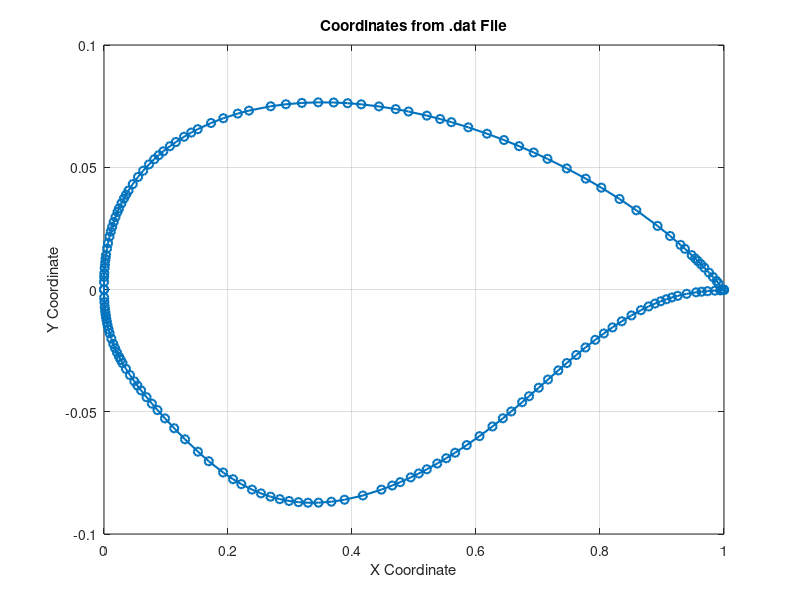

The MATLAB source for this figure:
data = load('A320-200_airfoil.dat'); % Replace 'filename.dat' with your file name

sorted_data = sortrows(data, 1); % Sort by the first column

% Find the greatest element in the first row
max_val = max(sorted_data(:, 1)); % Maximum value in the first row

% Divide all values in the sorted data by this maximum value
normalized_data = sorted_data / max_val;

% Separate rows based on the sign of y
positive_y = normalized_data(normalized_data(:, 2) > 0, :); % Rows where y > 0
negative_y = normalized_data(normalized_data(:, 2) < 0, :); % Rows where y < 0

% Sort positive_y rows in descending order of x
positive_y_sorted = sortrows(positive_y, 1);
positive_y_sorted(1,2) = 0;
positive_y_sorted(1,1) = 0;
positive_y_sorted(end,2) = 0;

% Sort negative_y rows in descending order of x
negative_y_sorted = sortrows(negative_y, -1);
negative_y_sorted(1,2) = 0;
negative_y_sorted(end,1) = 0;
negative_y_sorted(end,2) = 0;

% Combine the sorted subsets
rearranged_data = [positive_y_sorted; negative_y_sorted];

% Save the rearranged dataset to a file
save('A320-200_rearranged.dat', 'rearranged_data', '-ascii');

% Extract normalized x and y coordinates
x = rearranged_data(:, 1); % First column (x)
y = rearranged_data(:, 2); % Second column (y)

figure; % Create a new figure
plot(x, y, 'o-', 'LineWidth', 1.5); % Plot with markers and lines
xlabel('X Coordinate'); % Label for X-axis
ylabel('Y Coordinate'); % Label for Y-axis
title('Coordinates from .dat File'); % Add a title
grid on; % Enable grid for better visualization